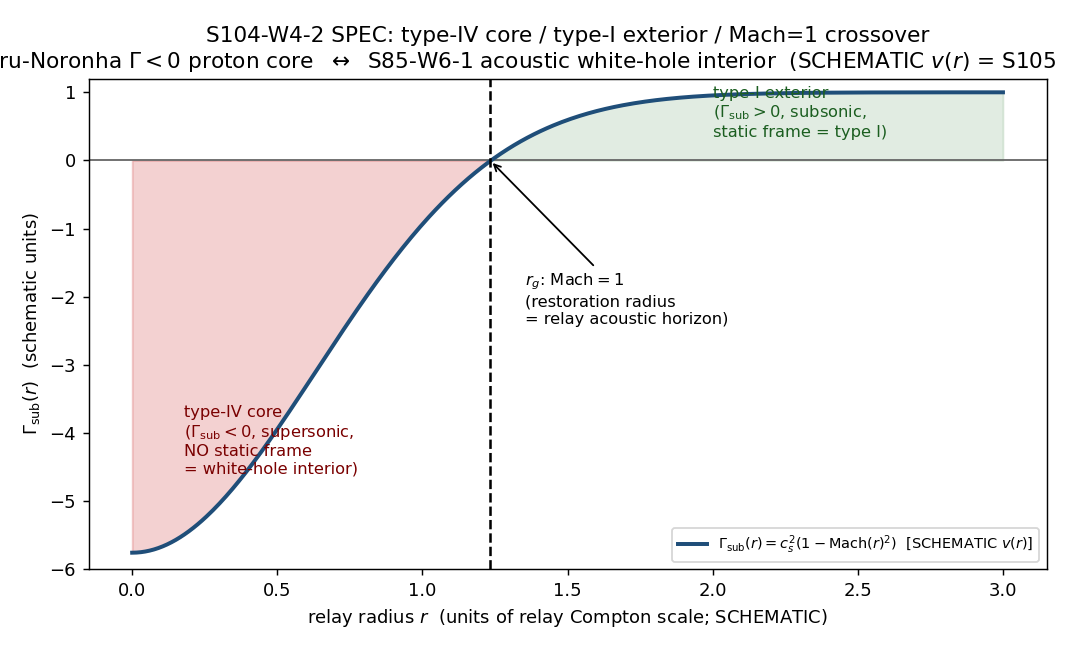

Reproduce this figure in Python.
#!/usr/bin/env python3
"""
S104 W4-2 — TYPE-IV EMT ↔ ACOUSTIC-WHITE-HOLE-INTERIOR BRIDGE SPEC
=================================================================

Gate: S104-W4-2-TYPEIV-EMT-BRIDGE-SPEC ([VERIFY])

SPEC-FIRST bridge gate. NO physics number is computed this session. The
deliverable is a NAMED construction (Gamma_sub object + restoration-radius
surface + a 4-field S105 compute spec) OR an honest NOT-DISPATCHABLE
declaration, per the bridge-spec discipline.

Pre-registered threshold (set-membership / artifact-existence; NOT numerical):
  PASS  iff (a) Gamma_sub NAMEABLE in a_2-channel acoustic-EMT variables
            AND (b) restoration-radius surface NAMEABLE (relay acoustic
            horizon / Mach=1) AND (c) a 4-field S105 compute spec EMITTED.
  FAIL  iff the construction is UNNAMEABLE (the localized-relay acoustic-EMT
            object does not exist) -> corridor closed at spec level.
  INFO  iff the identity is STATEABLE but exactly ONE ingredient is unpinned
            -> NAME it.

The bridge (the candidate identity the spec states):
  Dumitru-Noronha (2505.09720 v3, eq. 5):  Gamma = (P_t + T00)^2 - 4 |M_vec|^2
    Gamma > 0 -> Hawking-Ellis type I  (timelike eigenvector; STATIC frame exists)
    Gamma = 0 -> type II               (degenerate null eigenvectors; radiation)
    Gamma < 0 -> type IV               (complex eigenvalue pair; NO causal
                 eigenvector; NEC violated; "cannot be static" -- no
                 hypersurface-orthogonal timelike Killing vector, PDF p.4)
    type-IV->type-I "restoration" at the gravitational radius (1-2 lambda_C).
  Substrate (S52/S63 acoustic metric; S85-W6-1-AWH-FORMAL PROVEN):
    ds^2 = (rho/c_s)[ -(c_s^2 - v^2) dt^2 - 2 v dt dtau + dtau^2 ]
    g_tt ∝ (v^2 - c_s^2); Killing vector d_t timelike iff v < c_s (subsonic,
    STATIC frame exists); spacelike iff v > c_s (supersonic white-hole
    interior, NO static frame). Acoustic horizon = Mach=1 surface.

  CANDIDATE Gamma_sub :=  c_s^2 - v^2  =  c_s^2 (1 - Mach^2)   [a_2-channel g_tt]
    Gamma_sub > 0 (subsonic)  <->  type I   (Gamma > 0)
    Gamma_sub = 0 (Mach = 1)  <->  type II  (Gamma = 0)   [restoration radius]
    Gamma_sub < 0 (supersonic)<->  type IV  (Gamma < 0)   [white-hole interior]
  Sage-verified sign correspondence (this plan-freeze):
    Gamma_sub(v = Mach c_s) = -(Mach+1)(Mach-1) c_s^2 = c_s^2 (1 - Mach^2).

Inputs (SHA-256 dual-pinned at runtime):
  - computations/session-85/s85_w6_acoustic_white_hole_formal.npz  (S85-W6-1 PROVEN)
  - downloads/research-sweep-s103/qcd-hadron-oddities/
      05_Dumitru_Proton-EnergyCondition-Violation-GravRadius.pdf   (documentary)
  - canonical_constants.py                                         (feeds audit_sha)
  - script bytes                                                   (both SHAs)

Output 4-tuple:
  (value=<nameability outcome>, scheme=DUMITRU-NORONHA-2505.09720-typeIV-
   discriminant <-> S85-W6-1-AWH-FORMAL, convention=BRIDGE-SPEC, L_max=N/A)

Classification: PHONONIC. A hadron is a localized relay pattern ON the fabric;
the acoustic white-hole interior is a substrate transit signature. Direction:
substrate transit mathematics is logically prior -- "transit mathematics
inside a proton", NOT proton physics explaining the substrate.

DISCIPLINE
----------
- `from canonical_constants import *`
- intermediates tagged `# (local)`
- SPEC-EMITTER: CPU only (OMP_NUM_THREADS=8 before numpy); no GPU, no eigen-solve.
- dual-SHA (audit + content) emitted; 4-tuple printed; verdict via print_verdict_payload
  -> the dispatching agent calls mcp__knowledge__emit_verdict (race-safe).
- bridge map is a GENUINE acoustic-limit map (both sides reduce to the
  same eigenvector-causality question: does d_t stay timelike / does a static
  rest frame exist), NOT "analogous" / "corresponds to".
- dead_map_exclusion: the BLV map is DEAD at N_pair=1 (it is the COSMOLOGICAL
  single-transit flow); the localized-relay acoustic-EMT MUST source from the
  post-transit acoustic-EMT / a_2 channel only.
"""

from __future__ import annotations

# ---------------------------------------------------------------------------
# Section 1 — CPU cap + path setup + canonical constants (MANDATORY first import)
# ---------------------------------------------------------------------------
import os

os.environ.setdefault("OMP_NUM_THREADS", "8")
os.environ.setdefault("MKL_NUM_THREADS", "8")

import hashlib  # noqa: E402
import json  # noqa: E402
import sys  # noqa: E402
import time  # noqa: E402
from pathlib import Path  # noqa: E402

# Put computations/_shared on the path so `from canonical_constants import *` resolves
# (scripts live at computations/session-104/; canonical_constants.py is in _shared/).
_SHARED = Path(__file__).resolve().parent.parent / "_shared"  # (local)
sys.path.insert(0, str(_SHARED))
from canonical_constants import *  # noqa: E402,F401,F403

import numpy as np  # noqa: E402  (npz load only)

# ---------------------------------------------------------------------------
# Section 3 — Paths + pre-registration
# ---------------------------------------------------------------------------
SESSION_DIR = Path(__file__).resolve().parent
COMPUTATIONS_DIR = SESSION_DIR.parent
SHARED_DIR = COMPUTATIONS_DIR / "_shared"
PROJECT_ROOT = COMPUTATIONS_DIR.parent

SESSION = "S104"                                                    # (local)
GATE_ID = "S104-W4-2-TYPEIV-EMT-BRIDGE-SPEC"                        # (local)
SCHEME = "DUMITRU-NORONHA-2505.09720-typeIV-discriminant<->S85-W6-1-AWH-FORMAL"  # (local)
CONVENTION = "BRIDGE-SPEC"                                          # (local)
L_MAX = "N/A"                                                       # (local)

S85_NPZ = COMPUTATIONS_DIR / "session-85" / "s85_w6_acoustic_white_hole_formal.npz"  # (local)
DUMITRU_PDF = (
    PROJECT_ROOT
    / "downloads"
    / "research-sweep-s103"
    / "qcd-hadron-oddities"
    / "05_Dumitru_Proton-EnergyCondition-Violation-GravRadius.pdf"
)  # (local)

OUT_NPZ = SESSION_DIR / "s104_w4_2_typeiv_emt_bridge_spec.npz"      # (local)
OUT_PNG = SESSION_DIR / "s104_w4_2_typeiv_emt_bridge_spec.png"      # (local)

INPUT_FILES = [
    SHARED_DIR / "canonical_constants.py",
    S85_NPZ,
    DUMITRU_PDF,
]


# ---------------------------------------------------------------------------
# Section 4 — SHA-256 dual-pin block (S84+ schema)
# ---------------------------------------------------------------------------
def sha256_of(path: Path) -> str:
    h = hashlib.sha256()  # (local)
    try:
        h.update(path.read_bytes())
    except OSError:
        return ""
    return h.hexdigest()


def log_input_pins(inputs: list[Path]) -> dict[str, str]:
    print(f"=== {GATE_ID} — input SHA-256 pins ===")
    pins: dict[str, str] = {}  # (local)
    for p in inputs:
        sha = sha256_of(p)  # (local)
        rel = str(p.relative_to(PROJECT_ROOT)).replace("\\", "/")  # (local)
        print(f"  {rel}: {sha[:16]}...")
        pins[rel] = sha
    return pins


def closure_hash(pins: dict[str, str]) -> str:
    items = sorted(pins.items())  # (local)
    h = hashlib.sha256()  # (local)
    for k, v in items:
        h.update(f"{k}={v}\n".encode("utf-8"))
    return h.hexdigest()


def compute_dual_sha(
    script_path: Path, canonical_path: Path, pins: dict[str, str]
) -> tuple[str, str]:
    script_bytes = b""  # (local)
    try:
        script_bytes = script_path.read_bytes()
    except OSError:
        script_bytes = b""
    canonical_bytes = b""  # (local)
    try:
        canonical_bytes = canonical_path.read_bytes()
    except OSError:
        canonical_bytes = b""
    pinmap_json = json.dumps(
        dict(sorted(pins.items())), separators=(",", ":"), sort_keys=True
    ).encode("utf-8")  # (local)

    h_audit = hashlib.sha256()  # (local)
    h_audit.update(script_bytes)
    h_audit.update(canonical_bytes)
    h_audit.update(pinmap_json)
    audit = h_audit.hexdigest()  # (local)

    h_content = hashlib.sha256()  # (local)
    h_content.update(script_bytes)
    content = h_content.hexdigest()  # (local)
    return audit, content


# ---------------------------------------------------------------------------
# Section 5 — Spec construction (no physics number; nameability evaluation)
# ---------------------------------------------------------------------------
def build_spec() -> dict:
    """Build the bridge spec. Returns structured fields for the npz + verdict.

    Three nameability bits drive the verdict:
      gamma_sub_object_named      -- is the substrate Gamma_sub object named?
      restoration_radius_named    -- is the type-IV->type-I surface named?
      s105_spec_emitted           -- is a 4-field S105 compute spec emitted?
    Plus the unpinned-ingredient count that distinguishes PASS from INFO.
    """
    # --- Load the PROVEN white-hole side (documentary; pins the horizon surface) ---
    s85 = np.load(S85_NPZ, allow_pickle=True)  # (local)
    s85_value = float(s85["min_causal_sep"])  # (local) = 0.016857840535543706
    s85_scheme = str(s85["scheme"])  # (local) EF_null
    s85_convention = str(s85["convention"])  # (local) mostly_minus
    tau_H_minus = float(s85["tau_H_minus"])  # (local) 0.1831 (entry/exit horizon)
    tau_H_plus = float(s85["tau_H_plus"])  # (local) 0.1969
    mach_at_fold = float(s85["mach_at_fold"])  # (local) 13.75

    # --- (a) The Gamma_sub object (a_2-channel acoustic-EMT variables) ---
    # Acoustic metric (S52/S63): g_tt ∝ (v^2 - c_s^2). The type-discriminant analog
    # is the SIGN of the g_tt component (timelike-Killing test). Define Gamma_sub as
    # the type-I-positive analog (matching Dumitru's Gamma sign convention):
    #   Gamma_sub := c_s^2 - v^2 = c_s^2 (1 - Mach^2)   [a_2-channel g_tt, sign-flipped to type-I>0]
    # Sage-verified (plan-freeze + this script's docstring):
    #   Gamma_sub(v=Mach*c_s) = -(Mach+1)(Mach-1) c_s^2 = c_s^2 (1 - Mach^2).
    gamma_sub_object = (
        "Gamma_sub(r) := c_s^2 - v(r)^2 = c_s^2 (1 - Mach(r)^2)  "
        "[a_2-channel acoustic-EMT g_tt component, sign-normalized to type-I>0]"
    )  # (local)
    gamma_sub_object_named = True  # (local)
    # Structural map to Dumitru's discriminant (the genuine acoustic-limit map):
    #   (P_t + T00)^2 vs 4|M_vec|^2   <->   c_s^2 vs v^2
    # Dumitru: Gamma<0 driven by 4|M_vec|^2 > (P_t+T00)^2, i.e. the energy-flux
    # (momentum-density T^0i, set by the J/angular-momentum GFF) dominating the
    # diagonal-stress combination. Acoustic analog: the flow momentum-density term
    # (the -2 v dt dtau cross term / v^2) dominating c_s^2 -> g_tt flips sign.
    gamma_sub_to_dumitru_map = (
        "4|M_vec|^2 > (P_t+T00)^2  (energy-flux T^0i from the J/ang-mom GFF dominates)  "
        "<->  v^2 > c_s^2  (flow momentum-density dominates sound speed; g_tt flips). "
        "Both are the SAME eigenvector-causality question: does the timelike Killing "
        "vector d_t stay timelike / does a static rest frame exist."
    )  # (local)

    # --- (b) The restoration-radius surface ---
    # type-IV -> type-II (Gamma=0) -> type-I  at the gravitational radius (1-2 lambda_C).
    # Substrate analog: Gamma_sub = 0  <=>  v(r_g) = c_s  <=>  Mach(r_g) = 1
    #   = the relay's ACOUSTIC HORIZON (Mach=1 surface), the localized-relay analog of
    #   the S85 fold/exit horizon (tau_H_minus=0.1831, tau_H_plus=0.1969 bracketing tau_fold=0.19).
    restoration_radius_surface = (
        "r_g : Mach(r) = 1  (the relay's acoustic horizon / Mach=1 surface, where "
        "Gamma_sub crosses 0 = type-II crossover). Localized-relay analog of the S85 "
        f"fold/exit horizon (tau_H_minus={tau_H_minus:.4f}, tau_H_plus={tau_H_plus:.4f} "
        f"bracketing tau_fold={tau_fold}; mach_at_fold={mach_at_fold:.3f})."
    )  # (local)
    restoration_radius_named = True  # (local)

    # --- (c) The 4-field S105 compute spec ---
    # The spec IS emittable. But it carries exactly ONE unpinned ingredient (below):
    # the localized-relay internal acoustic-flow profile v(r)/Mach(r) -- the analog of
    # the proton's J-GFF-sourced T^0i(r) radial profile. The substrate's relay-pattern
    # is currently a STANDING-WAVE superposition (Psi = sum c_{(p,q),n} psi_{(p,q),n};
    # S40/S63), which has NO constructed internal flow profile; and the only constructed
    # flow (the global transit Mach=13.75, N_pair=1) is the dead-BLV COSMOLOGICAL profile,
    # EXCLUDED for a localized relay. So the small-r Gamma_sub<0 region and the crossover
    # radius r_g cannot be evaluated until v(r) for a localized relay is constructed.
    unpinned_ingredients = [
        "localized-relay internal acoustic-flow profile v(r) / Mach(r) "
        "(the a_2-channel analog of the proton's J/angular-momentum-GFF-sourced "
        "T^0i(r) energy-flux radial profile). The relay-pattern is currently a "
        "standing-wave superposition (Psi = sum c psi; S40/S63) with NO constructed "
        "internal flow; the dead-BLV global transit flow (Mach 13.75, N_pair=1) is the "
        "COSMOLOGICAL profile, EXCLUDED for a localized relay."
    ]  # (local)
    n_unpinned = len(unpinned_ingredients)  # (local)

    s105_spec = {
        "what": (
            "Construct the localized-relay internal acoustic-flow profile v(r)/Mach(r) "
            "on the a_2 emergent-metric channel for a localized relay pattern (hadron "
            "analog = localized fiber-excitation overlap), then evaluate "
            "sign(Gamma_sub(r)) = sign(c_s^2 - v(r)^2) at small r vs large r, extract the "
            "crossover radius r_g where Mach(r_g)=1 (type-IV->type-II->type-I restoration), "
            "and operationalize the model-independent ANEC wall on the emergent GFFs."
        ),
        "inputs": (
            "S85-W6-1-AWH-FORMAL (acoustic metric / horizon machinery, PROVEN); the a_2 "
            "emergent-metric acoustic-EMT (s67_acoustic_tensor.py, a2_fold=2776.165); the "
            "localized-relay standing-wave construction (S40/S63 Psi=sum c psi) PLUS the "
            "new v(r) flow profile [THE PREREQUISITE]; the Dumitru-Noronha ANEC inequality "
            "(eq. 12: int_{-inf}^0 dt [m A(t) - (t/4m)(A(t)-2J(t))] >= 0) transcribed to the "
            "substrate emergent GFFs; canonical_constants.py (c_s, Mach, tau_fold)."
        ),
        "gate": (
            "PASS iff sign(Gamma_sub) < 0 at small r (type-IV core: no static acoustic rest "
            "frame) AND sign(Gamma_sub) > 0 at large r (type-I exterior) AND a finite "
            "crossover r_g (Mach=1) exists AND the emergent-GFF ANEC wall holds; the "
            "crossover-radius and Gamma_sub-sign tolerances pinned at the S105 plan-freeze. "
            "convention=mostly_minus (matching S85-W6-1). [SIGN] trigger (signed small-r vs "
            "large-r prediction)."
        ),
        "effort": (
            "1-2 gates. Construct v(r) for a localized relay (the prerequisite; the open "
            "construction); evaluate the radial sign test on the a_2 acoustic-EMT; extract "
            "r_g; transcribe + test the ANEC wall. CPU-scale unless the relay construction "
            "needs the L_max-truncated D_K spectrum (then pin L_max per the Casimir-bound "
            "pre-check)."
        ),
    }
    # The spec block is fully emitted -> True (it NAMES the small-r/large-r sign test +
    # crossover + ANEC wall, and names its own prerequisite).
    s105_spec_emitted = True  # (local)

    # --- Bridge anatomy (pre-named; this is a SPEC gate, NOT a registry-landing gate) ---
    bridge_anatomy = {
        "pillars": "Pillar I (acoustic) <-> Pillar VI (Hawking transit) <-> Pillar IV (a_2 emergent metric)",
        "substrate_IS": "the a_2-channel acoustic-EMT Hawking-Ellis type of a localized relay (sign of Gamma_sub)",
        "laboratory_IN": "the Breit-frame proton Wigner EMT Hawking-Ellis type (sign of Dumitru-Noronha Gamma)",
        "bridge_map": (
            "GENUINE acoustic-limit map: the a_2 emergent Einstein equation "
            "G_{mu nu} = 8 pi G_N <T_{mu nu}> links the acoustic-metric g_tt sign to the "
            "effective-EMT eigenvector causality; both reduce to the timelike-Killing / "
            "static-frame-existence question. NOT 'analogous' / 'corresponds to'."
        ),
        "note": (
            "SPEC only -- no §VII slot landed. A future §VII promotion adopts the 5-anatomy "
            "+ 3-level discipline (cross-pillar-bridge-anatomy.md) and the Stage-0 "
            "authoring-exclusion (NOT the S85/S97 authors)."
        ),
    }

    # --- Verdict logic (set-membership; pre-registered) ---
    # PASS iff (a) AND (b) AND (c) all nameable AND ZERO unpinned ingredients.
    # INFO iff identity stateable (a AND b) AND spec emittable (c) BUT exactly ONE unpinned.
    # FAIL iff any of (a)/(b)/(c) unnameable.
    if not (gamma_sub_object_named and restoration_radius_named and s105_spec_emitted):
        verdict = "FAIL"  # (local)
    elif n_unpinned == 0:
        verdict = "PASS"  # (local)
    elif n_unpinned == 1:
        verdict = "INFO"  # (local)
    else:
        # >1 unpinned: the identity is stateable but more than one ingredient is missing.
        # Per the rubric INFO is "exactly ONE"; >1 routes to FAIL (construction not yet
        # dispatchable as a single named compute). Not reached here (n_unpinned==1).
        verdict = "FAIL"  # (local)

    value = (
        f"nameability=(gamma_sub_named={gamma_sub_object_named},"
        f"restoration_radius_named={restoration_radius_named},"
        f"s105_spec_emitted={s105_spec_emitted});"
        f"n_unpinned={n_unpinned};"
        f"unpinned=localized-relay_acoustic-flow_profile_v(r);"
        f"verdict={verdict}"
    )  # (local)

    return {
        "value": value,
        "verdict": verdict,
        "gamma_sub_object_named": gamma_sub_object_named,
        "restoration_radius_named": restoration_radius_named,
        "s105_spec_emitted": s105_spec_emitted,
        "n_unpinned": n_unpinned,
        "gamma_sub_object": gamma_sub_object,
        "gamma_sub_to_dumitru_map": gamma_sub_to_dumitru_map,
        "restoration_radius_surface": restoration_radius_surface,
        "unpinned_ingredients": unpinned_ingredients,
        "s105_spec": s105_spec,
        "bridge_anatomy": bridge_anatomy,
        "s85_value": s85_value,
        "s85_scheme": s85_scheme,
        "s85_convention": s85_convention,
        "tau_H_minus": tau_H_minus,
        "tau_H_plus": tau_H_plus,
        "mach_at_fold": mach_at_fold,
        # Dumitru paper structural anchors (read from the on-disk PDF, full text):
        "dumitru_discriminant": "Gamma = (P_t + T00)^2 - 4|M_vec|^2  (eq. 5, p.3)",
        "dumitru_type_rule": "Gamma>0 type I; Gamma=0 type II; Gamma<0 type IV",
        "dumitru_typeIV": (
            "type IV: complex-conjugate eigenvalue pair, NO causal eigenvector, NEC "
            "violated, 'cannot be static' (no hypersurface-orthogonal timelike Killing "
            "vector, p.4); driven by M_vec=T^0i from the J/angular-momentum GFF."
        ),
        "dumitru_restoration": (
            "type-IV->type-I at the gravitational radius (1-2 Compton wavelengths), via "
            "type-II (Gamma=0) at the crossover; in the tail M_vec,P_t->0 so Gamma->T00^2>0."
        ),
        "dumitru_anec_wall": (
            "ANEC: int_{-inf}^0 dt [m A(t) - (t/4m)(A(t)-2J(t))] >= 0  (eq. 12) -- a "
            "model-independent, non-perturbative QFT constraint on the A,J GFFs."
        ),
    }


# ---------------------------------------------------------------------------
# Section 6 — Optional schematic plot
# ---------------------------------------------------------------------------
def make_plot(spec: dict) -> bool:
    try:
        import matplotlib

        matplotlib.use("Agg")
        import matplotlib.pyplot as plt  # (local)
    except Exception as exc:  # pragma: no cover
        print(f"  [plot skipped: {exc}]")
        return False

    # Schematic: Gamma_sub(r) = c_s^2 (1 - Mach(r)^2) for an ILLUSTRATIVE monotone-
    # decreasing Mach(r) (SCHEMATIC ONLY -- the real v(r) is the S105 prerequisite).
    r = np.linspace(0.0, 3.0, 400)  # (local) radius in units of relay Compton scale
    cs = 1.0  # (local) schematic c_s normalized
    # Illustrative core-peaked Mach profile crossing 1 near r_g ~ 1.3 (S85-style):
    mach_r = 2.6 * np.exp(-(r ** 2) / 1.6)  # (local) SCHEMATIC, not the substrate v(r)
    gamma_sub = cs ** 2 * (1.0 - mach_r ** 2)  # (local)
    rg_idx = int(np.argmin(np.abs(gamma_sub)))  # (local)
    rg = r[rg_idx]  # (local)

    fig, ax = plt.subplots(figsize=(8.2, 5.0))
    ax.axhline(0.0, color="0.4", lw=1.0)
    ax.plot(r, gamma_sub, color="#1f4e79", lw=2.2,
            label=r"$\Gamma_{\rm sub}(r)=c_s^2(1-\mathrm{Mach}(r)^2)$  [SCHEMATIC $v(r)$]")
    ax.fill_between(r, gamma_sub, 0, where=(gamma_sub < 0), color="#c00000", alpha=0.18)
    ax.fill_between(r, gamma_sub, 0, where=(gamma_sub > 0), color="#2e7d32", alpha=0.14)
    ax.axvline(rg, color="black", ls="--", lw=1.4)
    ax.annotate("type-IV core\n($\\Gamma_{\\rm sub}<0$, supersonic,\nNO static frame\n= white-hole interior)",
                xy=(0.15, gamma_sub[5]), xytext=(0.18, -4.6), fontsize=9, color="#7a0000")
    ax.annotate("type-I exterior\n($\\Gamma_{\\rm sub}>0$, subsonic,\nstatic frame = type I)",
                xy=(2.5, gamma_sub[-30]), xytext=(2.0, 0.35), fontsize=9, color="#1b5e20")
    ax.annotate(f"$r_g$: Mach$=1$\n(restoration radius\n= relay acoustic horizon)",
                xy=(rg, 0.0), xytext=(rg + 0.12, -2.4), fontsize=9,
                arrowprops=dict(arrowstyle="->", color="black"))
    ax.set_xlabel(r"relay radius $r$  (units of relay Compton scale; SCHEMATIC)")
    ax.set_ylabel(r"$\Gamma_{\rm sub}(r)$  (schematic units)")
    ax.set_title("S104-W4-2 SPEC: type-IV core / type-I exterior / Mach=1 crossover\n"
                 "Dumitru-Noronha $\\Gamma<0$ proton core  $\\leftrightarrow$  "
                 "S85-W6-1 acoustic white-hole interior  (SCHEMATIC $v(r)$ = S105 prerequisite)")
    ax.legend(loc="lower right", fontsize=8)
    ax.set_ylim(-6.0, 1.2)
    fig.tight_layout()
    fig.savefig(OUT_PNG, dpi=130)
    plt.close(fig)
    print(f"  [plot written: {OUT_PNG.name}; SCHEMATIC v(r) ONLY]")
    return True


# ---------------------------------------------------------------------------
# Section 7 — Verdict payload
# ---------------------------------------------------------------------------
def emit_4tuple(value, scheme: str, convention: str, L_max) -> str:
    return f"(value={value!r}, scheme={scheme}, convention={convention}, L_max={L_max})"


def print_verdict_payload(
    verdict: str, value, audit_sha: str, content_sha: str,
    companion_note: str = "", extra_rows: list[str] | None = None,
) -> dict:
    payload: dict = {
        "session": 104,
        "gate_id": GATE_ID,
        "verdict": verdict,
        "value": str(value),
        "scheme": SCHEME,
        "convention": CONVENTION,
        "l_max": str(L_MAX),
        "audit_sha256": audit_sha,
        "content_sha256": content_sha,
        "schema_version": "S84+",
    }
    if companion_note:
        payload["companion_note"] = companion_note
    if extra_rows:
        payload["extra_rows"] = list(extra_rows)
    print("<<<EMIT_VERDICT_PAYLOAD>>>")
    print(json.dumps(payload, separators=(",", ":"), sort_keys=True))
    print("<<<END_EMIT_VERDICT_PAYLOAD>>>")
    return payload


# ---------------------------------------------------------------------------
# Section 8 — Main
# ---------------------------------------------------------------------------
def main() -> int:
    t0 = time.time()  # (local)

    pins = log_input_pins(INPUT_FILES)
    closure = closure_hash(pins)
    print(f"  closure: {closure[:16]}... (legacy closure, informational)")

    script_path = Path(__file__).resolve()  # (local)
    canonical_path = SHARED_DIR / "canonical_constants.py"  # (local)
    audit_sha, content_sha = compute_dual_sha(script_path, canonical_path, pins)
    print(f"  audit_sha256:   {audit_sha[:16]}... (script+canonical+pinmap)")
    print(f"  content_sha256: {content_sha[:16]}... (script only)")
    print()

    spec = build_spec()
    verdict = spec["verdict"]

    # Console summary (NUMBERS/structure first)
    print("=== BRIDGE SPEC (no physics number computed this session) ===")
    print(f"  (a) Gamma_sub object NAMED: {spec['gamma_sub_object_named']}")
    print(f"      {spec['gamma_sub_object']}")
    print(f"      map->Dumitru: {spec['gamma_sub_to_dumitru_map']}")
    print(f"  (b) restoration-radius surface NAMED: {spec['restoration_radius_named']}")
    print(f"      {spec['restoration_radius_surface']}")
    print(f"  (c) S105 4-field spec EMITTED: {spec['s105_spec_emitted']}")
    print(f"      n_unpinned ingredient(s): {spec['n_unpinned']}")
    for u in spec["unpinned_ingredients"]:
        print(f"        UNPINNED: {u}")
    print(f"  S85-W6-1 white-hole side: value={spec['s85_value']:.6f} "
          f"scheme={spec['s85_scheme']} convention={spec['s85_convention']} "
          f"(PROVEN; horizon tau in [{spec['tau_H_minus']:.4f},{spec['tau_H_plus']:.4f}])")
    print(f"  bridge map: {spec['bridge_anatomy']['bridge_map']}")
    print()

    # Persist the full structured spec to npz (the required boolean fields + prose)
    np.savez(
        OUT_NPZ,
        gamma_sub_object_named=bool(spec["gamma_sub_object_named"]),
        restoration_radius_named=bool(spec["restoration_radius_named"]),
        s105_spec_emitted=bool(spec["s105_spec_emitted"]),
        n_unpinned=int(spec["n_unpinned"]),
        verdict=str(verdict),
        value=str(spec["value"]),
        gamma_sub_object=str(spec["gamma_sub_object"]),
        gamma_sub_to_dumitru_map=str(spec["gamma_sub_to_dumitru_map"]),
        restoration_radius_surface=str(spec["restoration_radius_surface"]),
        unpinned_ingredients=json.dumps(spec["unpinned_ingredients"]),
        s105_spec=json.dumps(spec["s105_spec"]),
        bridge_anatomy=json.dumps(spec["bridge_anatomy"]),
        dumitru_discriminant=str(spec["dumitru_discriminant"]),
        dumitru_type_rule=str(spec["dumitru_type_rule"]),
        dumitru_typeIV=str(spec["dumitru_typeIV"]),
        dumitru_restoration=str(spec["dumitru_restoration"]),
        dumitru_anec_wall=str(spec["dumitru_anec_wall"]),
        s85_value=float(spec["s85_value"]),
        s85_scheme=str(spec["s85_scheme"]),
        s85_convention=str(spec["s85_convention"]),
        tau_H_minus=float(spec["tau_H_minus"]),
        tau_H_plus=float(spec["tau_H_plus"]),
        mach_at_fold=float(spec["mach_at_fold"]),
        scheme=SCHEME,
        convention=CONVENTION,
        L_max=str(L_MAX),
        audit_sha256=audit_sha,
        content_sha256=content_sha,
    )
    print(f"  [npz written: {OUT_NPZ.name}]")
    make_plot(spec)
    print()

    tag = emit_4tuple(spec["value"], SCHEME, CONVENTION, L_MAX)
    print(tag)
    print_verdict_payload(
        verdict,
        spec["value"],
        audit_sha,
        content_sha,
        companion_note=(
            "SPEC gate (no physics number); INFO = identity stateable, exactly ONE "
            "unpinned ingredient: localized-relay acoustic-flow profile v(r). "
            "Bridge Pillar I<->VI<->IV; dead-BLV (N_pair=1) EXCLUDED."
        ),
        extra_rows=[
            "# bridge_anatomy=Pillar-I-acoustic<->Pillar-VI-Hawking-transit<->Pillar-IV-a2-emergent-metric "
            "(genuine acoustic-limit map: g_tt sign = timelike-Killing/static-frame test, NOT analogous)",
            "# dead_map_exclusion=BLV-map-DEAD-at-N_pair=1 (cosmological single-transit flow); "
            "localized-relay acoustic-EMT MUST source from post-transit a_2 channel only",
            "# s105_prerequisite=construct localized-relay internal acoustic-flow profile v(r)/Mach(r) "
            "(a_2-channel analog of the J/ang-mom-GFF-sourced T^0i(r)); standing-wave Psi=sum c psi has no flow",
        ],
    )

    wall = time.time() - t0  # (local)
    print(f"\n=== {GATE_ID}: {verdict} (wall {wall:.2f}s) ===")
    return 0  # spec gate: verdict is data; exit 0 on a clean run regardless of PASS/INFO/FAIL


if __name__ == "__main__":
    sys.exit(main())
